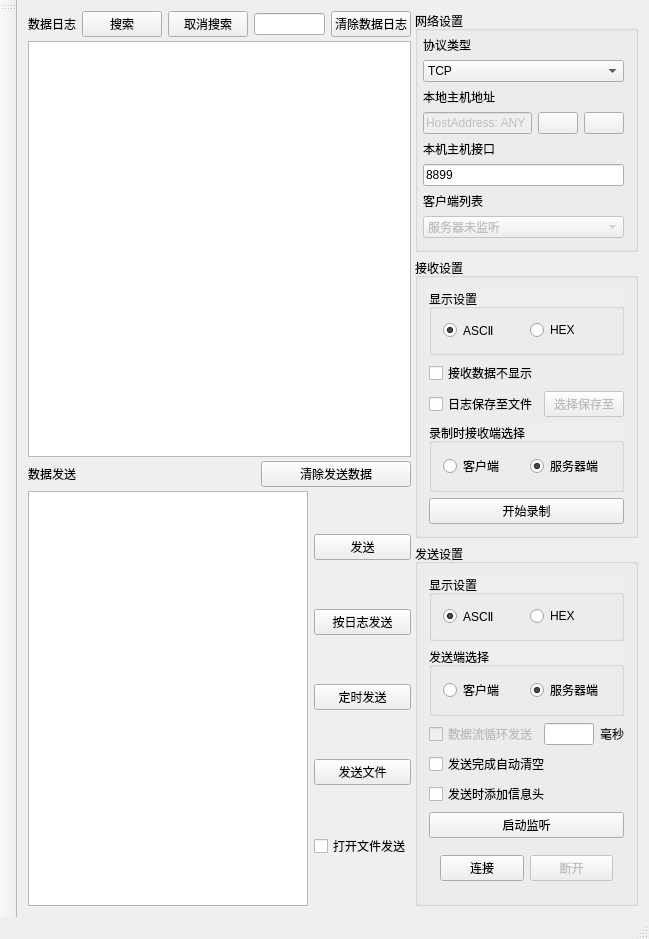
<?xml version="1.0" encoding="UTF-8"?>
<ui version="4.0">
 <class>controller</class>
 <widget class="QMainWindow" name="controller">
  <property name="geometry">
   <rect>
    <x>0</x>
    <y>0</y>
    <width>649</width>
    <height>703</height>
   </rect>
  </property>
  <property name="windowTitle">
   <string>controller</string>
  </property>
  <widget class="QWidget" name="centralWidget">
   <layout class="QHBoxLayout" name="horizontalLayout_11">
    <item>
     <layout class="QHBoxLayout" name="horizontalLayout_10" stretch="0,0">
      <property name="spacing">
       <number>4</number>
      </property>
      <property name="sizeConstraint">
       <enum>QLayout::SetMaximumSize</enum>
      </property>
      <item>
       <layout class="QVBoxLayout" name="verticalLayout_7">
        <property name="spacing">
         <number>4</number>
        </property>
        <property name="sizeConstraint">
         <enum>QLayout::SetMaximumSize</enum>
        </property>
        <item>
         <layout class="QHBoxLayout" name="horizontalLayout_9">
          <item>
           <widget class="QLabel" name="label_4">
            <property name="text">
             <string>数据日志</string>
            </property>
           </widget>
          </item>
          <item>
           <widget class="QPushButton" name="Bsearch">
            <property name="maximumSize">
             <size>
              <width>85</width>
              <height>16777215</height>
             </size>
            </property>
            <property name="text">
             <string>搜索</string>
            </property>
           </widget>
          </item>
          <item>
           <widget class="QPushButton" name="BclearSearch">
            <property name="text">
             <string>取消搜索</string>
            </property>
           </widget>
          </item>
          <item>
           <widget class="QLineEdit" name="LEsearch"/>
          </item>
          <item>
           <widget class="QPushButton" name="BcleanDialog">
            <property name="maximumSize">
             <size>
              <width>150</width>
              <height>16777215</height>
             </size>
            </property>
            <property name="text">
             <string>清除数据日志</string>
            </property>
            <property name="icon">
             <iconset resource="resource.qrc">
              <normaloff>:/QIcon/clean.png</normaloff>:/QIcon/clean.png</iconset>
            </property>
           </widget>
          </item>
         </layout>
        </item>
        <item>
         <widget class="QTextEdit" name="Edialog">
          <property name="enabled">
           <bool>true</bool>
          </property>
          <property name="readOnly">
           <bool>true</bool>
          </property>
         </widget>
        </item>
        <item>
         <layout class="QHBoxLayout" name="horizontalLayout_8">
          <item>
           <widget class="QLabel" name="label_5">
            <property name="text">
             <string>数据发送</string>
            </property>
           </widget>
          </item>
          <item>
           <widget class="QPushButton" name="BcleanSend">
            <property name="maximumSize">
             <size>
              <width>150</width>
              <height>16777215</height>
             </size>
            </property>
            <property name="text">
             <string>清除发送数据</string>
            </property>
            <property name="icon">
             <iconset resource="resource.qrc">
              <normaloff>:/QIcon/clean.png</normaloff>:/QIcon/clean.png</iconset>
            </property>
           </widget>
          </item>
         </layout>
        </item>
        <item>
         <layout class="QHBoxLayout" name="horizontalLayout_7">
          <item>
           <widget class="QTextEdit" name="EtextSend"/>
          </item>
          <item>
           <layout class="QVBoxLayout" name="verticalLayout_6">
            <item>
             <widget class="QPushButton" name="Bsend">
              <property name="enabled">
               <bool>true</bool>
              </property>
              <property name="text">
               <string>发送</string>
              </property>
              <property name="checkable">
               <bool>false</bool>
              </property>
             </widget>
            </item>
            <item>
             <widget class="QPushButton" name="BsendByDialog">
              <property name="text">
               <string>按日志发送</string>
              </property>
             </widget>
            </item>
            <item>
             <widget class="QPushButton" name="BsendOnTime">
              <property name="text">
               <string>定时发送</string>
              </property>
             </widget>
            </item>
            <item>
             <widget class="QPushButton" name="BsendFile">
              <property name="text">
               <string>发送文件</string>
              </property>
             </widget>
            </item>
            <item>
             <widget class="QCheckBox" name="CBopenFile">
              <property name="text">
               <string>打开文件发送</string>
              </property>
             </widget>
            </item>
           </layout>
          </item>
         </layout>
        </item>
       </layout>
      </item>
      <item>
       <layout class="QVBoxLayout" name="verticalLayout_5">
        <property name="sizeConstraint">
         <enum>QLayout::SetDefaultConstraint</enum>
        </property>
        <item>
         <widget class="QGroupBox" name="GBnetSet">
          <property name="maximumSize">
           <size>
            <width>250</width>
            <height>16777215</height>
           </size>
          </property>
          <property name="title">
           <string>网络设置</string>
          </property>
          <property name="checkable">
           <bool>false</bool>
          </property>
          <layout class="QVBoxLayout" name="verticalLayout">
           <property name="leftMargin">
            <number>5</number>
           </property>
           <property name="topMargin">
            <number>5</number>
           </property>
           <item>
            <widget class="QLabel" name="LnetSetTypePro">
             <property name="text">
              <string>协议类型</string>
             </property>
            </widget>
           </item>
           <item>
            <widget class="QComboBox" name="CBtypePro">
             <property name="styleSheet">
              <string notr="true"/>
             </property>
             <property name="editable">
              <bool>false</bool>
             </property>
             <property name="currentText">
              <string>TCP</string>
             </property>
             <property name="currentIndex">
              <number>0</number>
             </property>
             <property name="duplicatesEnabled">
              <bool>false</bool>
             </property>
             <item>
              <property name="text">
               <string>TCP</string>
              </property>
             </item>
             <item>
              <property name="text">
               <string>UDP</string>
              </property>
             </item>
            </widget>
           </item>
           <item>
            <widget class="QLabel" name="Lip">
             <property name="text">
              <string>本地主机地址</string>
             </property>
            </widget>
           </item>
           <item>
            <layout class="QHBoxLayout" name="horizontalLayout">
             <item>
              <widget class="QLineEdit" name="LElocalHostAdd">
               <property name="enabled">
                <bool>false</bool>
               </property>
               <property name="mouseTracking">
                <bool>true</bool>
               </property>
               <property name="text">
                <string>HostAddress: ANY</string>
               </property>
              </widget>
             </item>
             <item>
              <widget class="QPushButton" name="BnetSetCleanHostIP">
               <property name="text">
                <string/>
               </property>
               <property name="icon">
                <iconset resource="resource.qrc">
                 <normaloff>:/QIcon/clean.png</normaloff>:/QIcon/clean.png</iconset>
               </property>
              </widget>
             </item>
             <item>
              <widget class="QPushButton" name="BnetSetPasteHostIP">
               <property name="text">
                <string/>
               </property>
               <property name="icon">
                <iconset resource="resource.qrc">
                 <normaloff>:/QIcon/copy.png</normaloff>:/QIcon/copy.png</iconset>
               </property>
              </widget>
             </item>
            </layout>
           </item>
           <item>
            <widget class="QLabel" name="Lport">
             <property name="text">
              <string>本机主机接口</string>
             </property>
            </widget>
           </item>
           <item>
            <widget class="QLineEdit" name="LElocalHostPort">
             <property name="text">
              <string>8899</string>
             </property>
             <property name="cursorPosition">
              <number>4</number>
             </property>
            </widget>
           </item>
           <item>
            <widget class="QLabel" name="LEcastSelect">
             <property name="enabled">
              <bool>true</bool>
             </property>
             <property name="text">
              <string>客户端列表</string>
             </property>
            </widget>
           </item>
           <item>
            <widget class="QComboBox" name="CBclientList">
             <property name="enabled">
              <bool>false</bool>
             </property>
             <property name="currentIndex">
              <number>0</number>
             </property>
             <item>
              <property name="text">
               <string>服务器未监听</string>
              </property>
             </item>
            </widget>
           </item>
          </layout>
         </widget>
        </item>
        <item>
         <widget class="QGroupBox" name="GBreceiveSet">
          <property name="maximumSize">
           <size>
            <width>250</width>
            <height>16777215</height>
           </size>
          </property>
          <property name="title">
           <string>接收设置</string>
          </property>
          <layout class="QVBoxLayout" name="verticalLayout_3">
           <item>
            <widget class="QGroupBox" name="groupBox">
             <property name="maximumSize">
              <size>
               <width>16777215</width>
               <height>150</height>
              </size>
             </property>
             <property name="autoFillBackground">
              <bool>true</bool>
             </property>
             <property name="title">
              <string>显示设置</string>
             </property>
             <layout class="QHBoxLayout" name="horizontalLayout_2">
              <item>
               <widget class="QRadioButton" name="RBreceiveSetAsc">
                <property name="text">
                 <string>ASCⅡ</string>
                </property>
                <property name="checked">
                 <bool>true</bool>
                </property>
               </widget>
              </item>
              <item>
               <widget class="QRadioButton" name="RBreceiveSetHex">
                <property name="maximumSize">
                 <size>
                  <width>16777215</width>
                  <height>16777215</height>
                 </size>
                </property>
                <property name="text">
                 <string>HEX</string>
                </property>
               </widget>
              </item>
             </layout>
            </widget>
           </item>
           <item>
            <layout class="QVBoxLayout" name="verticalLayout_2">
             <item>
              <widget class="QCheckBox" name="CBhideDialog">
               <property name="text">
                <string>接收数据不显示</string>
               </property>
              </widget>
             </item>
             <item>
              <layout class="QHBoxLayout" name="horizontalLayout_3">
               <item>
                <widget class="QCheckBox" name="CBrecepSetSaveDialog">
                 <property name="text">
                  <string>日志保存至文件</string>
                 </property>
                </widget>
               </item>
               <item>
                <widget class="QPushButton" name="BrecepSetSaveDialog">
                 <property name="enabled">
                  <bool>false</bool>
                 </property>
                 <property name="text">
                  <string>选择保存至</string>
                 </property>
                </widget>
               </item>
              </layout>
             </item>
             <item>
              <widget class="QGroupBox" name="GBrecordSideSelect">
               <property name="autoFillBackground">
                <bool>true</bool>
               </property>
               <property name="title">
                <string>录制时接收端选择</string>
               </property>
               <layout class="QHBoxLayout" name="horizontalLayout_12">
                <item>
                 <widget class="QRadioButton" name="RBrecordSideSelectClient">
                  <property name="text">
                   <string>客户端</string>
                  </property>
                  <property name="checkable">
                   <bool>true</bool>
                  </property>
                  <property name="checked">
                   <bool>false</bool>
                  </property>
                 </widget>
                </item>
                <item>
                 <widget class="QRadioButton" name="RBrecordSideSelectServer">
                  <property name="text">
                   <string>服务器端</string>
                  </property>
                  <property name="checked">
                   <bool>true</bool>
                  </property>
                 </widget>
                </item>
               </layout>
              </widget>
             </item>
             <item>
              <widget class="QPushButton" name="PBrecordHistory">
               <property name="text">
                <string>开始录制</string>
               </property>
              </widget>
             </item>
            </layout>
           </item>
          </layout>
         </widget>
        </item>
        <item>
         <widget class="QGroupBox" name="groupBox_2">
          <property name="maximumSize">
           <size>
            <width>250</width>
            <height>16777215</height>
           </size>
          </property>
          <property name="title">
           <string>发送设置</string>
          </property>
          <layout class="QVBoxLayout" name="verticalLayout_4">
           <item>
            <widget class="QGroupBox" name="GBsendSetInputType">
             <property name="autoFillBackground">
              <bool>true</bool>
             </property>
             <property name="title">
              <string>显示设置</string>
             </property>
             <layout class="QHBoxLayout" name="horizontalLayout_4">
              <item>
               <widget class="QRadioButton" name="RBsendSelASC">
                <property name="text">
                 <string>ASCⅡ</string>
                </property>
                <property name="checked">
                 <bool>true</bool>
                </property>
               </widget>
              </item>
              <item>
               <widget class="QRadioButton" name="RBsendSelHEX">
                <property name="text">
                 <string>HEX</string>
                </property>
               </widget>
              </item>
             </layout>
            </widget>
           </item>
           <item>
            <widget class="QGroupBox" name="GBsendSideSelect">
             <property name="autoFillBackground">
              <bool>true</bool>
             </property>
             <property name="title">
              <string>发送端选择</string>
             </property>
             <layout class="QHBoxLayout" name="horizontalLayout_6">
              <item>
               <widget class="QRadioButton" name="RBsendZoneClient">
                <property name="text">
                 <string>客户端</string>
                </property>
                <property name="checkable">
                 <bool>true</bool>
                </property>
                <property name="checked">
                 <bool>false</bool>
                </property>
               </widget>
              </item>
              <item>
               <widget class="QRadioButton" name="RBsendZoneServer">
                <property name="text">
                 <string>服务器端</string>
                </property>
                <property name="checked">
                 <bool>true</bool>
                </property>
               </widget>
              </item>
             </layout>
            </widget>
           </item>
           <item>
            <layout class="QHBoxLayout" name="horizontalLayout_5">
             <item>
              <widget class="QCheckBox" name="CBsendSetrepPeriod">
               <property name="enabled">
                <bool>false</bool>
               </property>
               <property name="text">
                <string>数据流循环发送</string>
               </property>
               <property name="checkable">
                <bool>true</bool>
               </property>
               <property name="checked">
                <bool>false</bool>
               </property>
              </widget>
             </item>
             <item>
              <widget class="QLineEdit" name="LEsendSetrepPeriod">
               <property name="clearButtonEnabled">
                <bool>false</bool>
               </property>
              </widget>
             </item>
             <item>
              <widget class="QLabel" name="label_3">
               <property name="text">
                <string>毫秒</string>
               </property>
              </widget>
             </item>
            </layout>
           </item>
           <item>
            <widget class="QCheckBox" name="CBsendSetclearAftSend">
             <property name="text">
              <string>发送完成自动清空</string>
             </property>
            </widget>
           </item>
           <item>
            <widget class="QCheckBox" name="CBsendAddHead">
             <property name="enabled">
              <bool>true</bool>
             </property>
             <property name="text">
              <string>发送时添加信息头</string>
             </property>
            </widget>
           </item>
           <item>
            <widget class="QPushButton" name="BactivateListen">
             <property name="maximumSize">
              <size>
               <width>60000</width>
               <height>40</height>
              </size>
             </property>
             <property name="layoutDirection">
              <enum>Qt::LeftToRight</enum>
             </property>
             <property name="text">
              <string>启动监听</string>
             </property>
             <property name="iconSize">
              <size>
               <width>24</width>
               <height>12</height>
              </size>
             </property>
            </widget>
           </item>
           <item>
            <widget class="QWidget" name="widget" native="true">
             <property name="minimumSize">
              <size>
               <width>0</width>
               <height>0</height>
              </size>
             </property>
             <layout class="QGridLayout" name="gridLayout">
              <item row="2" column="1">
               <widget class="QPushButton" name="BsendSetConnect">
                <property name="enabled">
                 <bool>true</bool>
                </property>
                <property name="maximumSize">
                 <size>
                  <width>100</width>
                  <height>40</height>
                 </size>
                </property>
                <property name="text">
                 <string>连接</string>
                </property>
                <property name="checkable">
                 <bool>false</bool>
                </property>
               </widget>
              </item>
              <item row="2" column="3">
               <widget class="QPushButton" name="BsendSetBreak">
                <property name="enabled">
                 <bool>false</bool>
                </property>
                <property name="minimumSize">
                 <size>
                  <width>0</width>
                  <height>12</height>
                 </size>
                </property>
                <property name="maximumSize">
                 <size>
                  <width>100</width>
                  <height>40</height>
                 </size>
                </property>
                <property name="text">
                 <string>断开</string>
                </property>
               </widget>
              </item>
             </layout>
            </widget>
           </item>
          </layout>
         </widget>
        </item>
       </layout>
      </item>
     </layout>
    </item>
   </layout>
  </widget>
  <widget class="QMenuBar" name="menuBar">
   <property name="geometry">
    <rect>
     <x>0</x>
     <y>0</y>
     <width>649</width>
     <height>17</height>
    </rect>
   </property>
  </widget>
  <widget class="QToolBar" name="mainToolBar">
   <attribute name="toolBarArea">
    <enum>LeftToolBarArea</enum>
   </attribute>
   <attribute name="toolBarBreak">
    <bool>true</bool>
   </attribute>
  </widget>
  <widget class="QStatusBar" name="statusBar"/>
 </widget>
 <layoutdefault spacing="6" margin="11"/>
 <resources>
  <include location="resource.qrc"/>
 </resources>
 <connections/>
</ui>
